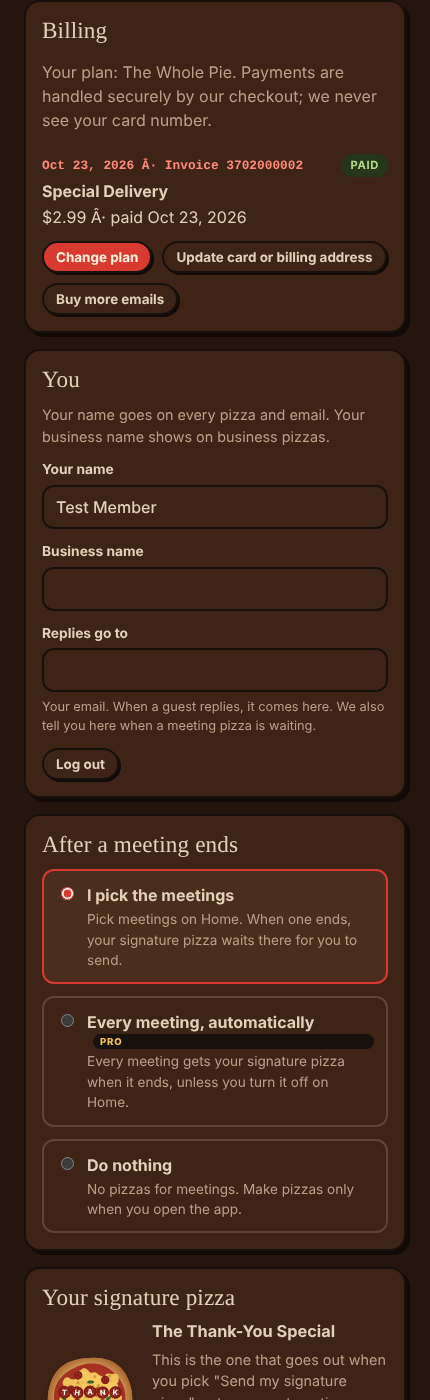
#> input picture tests/pw/billing.png, 430 x 1400 px, given in place of u0-closed.png, which was not available
$ python crop.py
#> lines starting #> are read from the running program, lines starting #| are printed output that depends on the picture
from PIL import Image
H=830
C={'box':('u0-closed',0),'kitchen':('k2b',0),'note':('u1-open',0),'half':('u3-half',0),'gift':('u4-gift',0),
'send':('send2',930),'home':('home2',440),'meet':('settings2',1530),'dates':('settings2',2150),'hire':('hire',200),
'boxstep':('k4b',260),'review':('u5-full',1760),'people':('peopleb',230)}
for k,(f,y) in C.items():
    im=Image.open('shots/'+f+'.png'); s=3
#> further down, im is the input picture: PIL image 430x1400 RGB; mean R, G, B 64.4, 39.7, 26.5
    y2=min(im.size[1], (y+H)*s); y1=y2-H*s if y2-H*s>=0 else 0
#> after `y2 = min(im.size[1], (y + H) * s)`: y2 = 1400
#> after `y1 = y2 - H * s if y2 - H * s >= 0 else 0`: y1 = 0
    if y*s+H*s<=im.size[1]: y1=y*s; y2=y*s+H*s
    im.crop((0,y1,1206,y2)).save('crops/'+k+'.png')
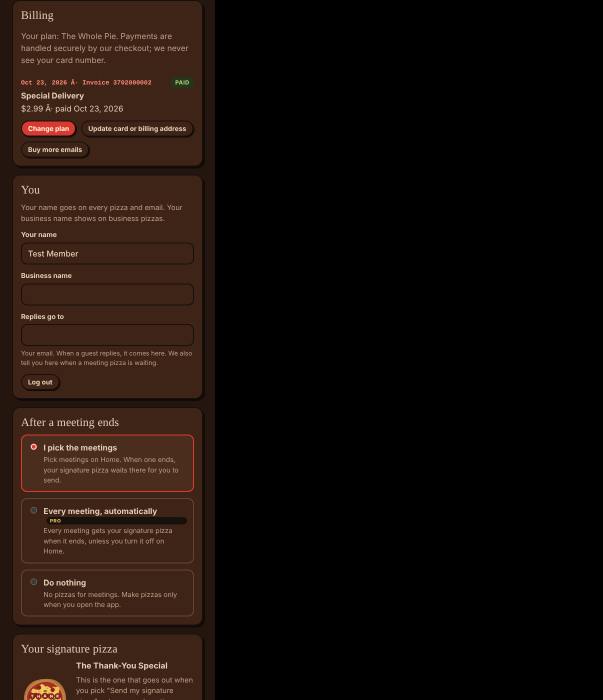
#> saved as box.png: PIL image 1206x1400 RGB (shown at 1/2 size); mean R, G, B 23, 14.1, 9.4
#> pass 2 of the loop `for k,(f,y) in C.items():`:
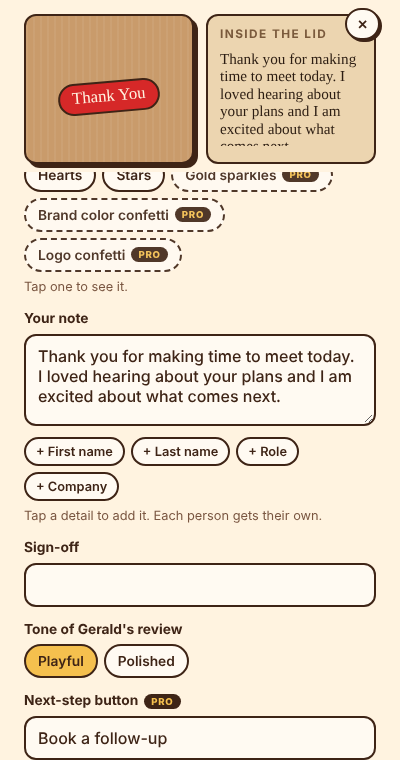
#> input picture tests/pw/box-float-free.png, 400 x 760 px, given in place of k2b.png, which was not available
#> im is the input picture: PIL image 400x760 RGB; mean R, G, B 233.8, 217.8, 198.3
#> `im.crop((0,y1,1206,y2)).save('crops/'+k+'.png')`:
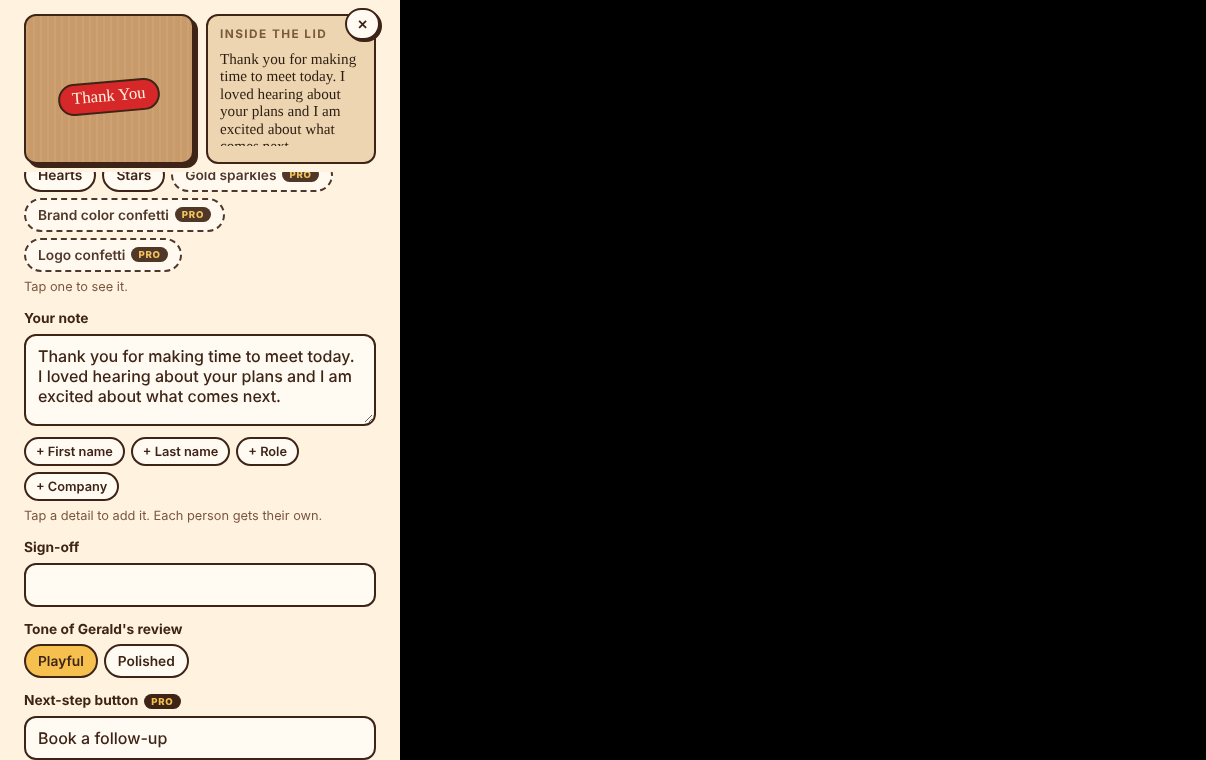
#> saved as kitchen.png: PIL image 1206x760 RGB; mean R, G, B 77.5, 72.2, 65.8
#> (the run stopped early here; a loop or call above may not have finished)
